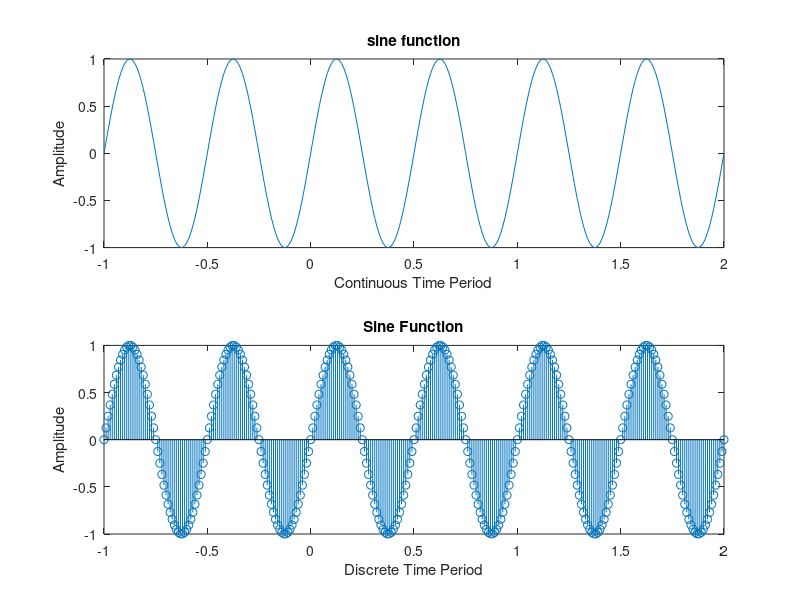

Recreate this plot in MATLAB.
t=-1:0.01:2;
f=2;
a=1;
y=a*sin(2*pi*f*t);
subplot(2,1,1);
plot(t,y);
xlabel('Continuous Time Period');
ylabel('Amplitude');
title('sine function');

t2=-1:0.01:2;
f2=2;
a2=1;
y2=a2*sin(2*pi*f2*t2);
subplot(2,1,2);
stem(t2,y2);
xlabel('Discrete Time Period');
ylabel('Amplitude');
title('Sine Function');
